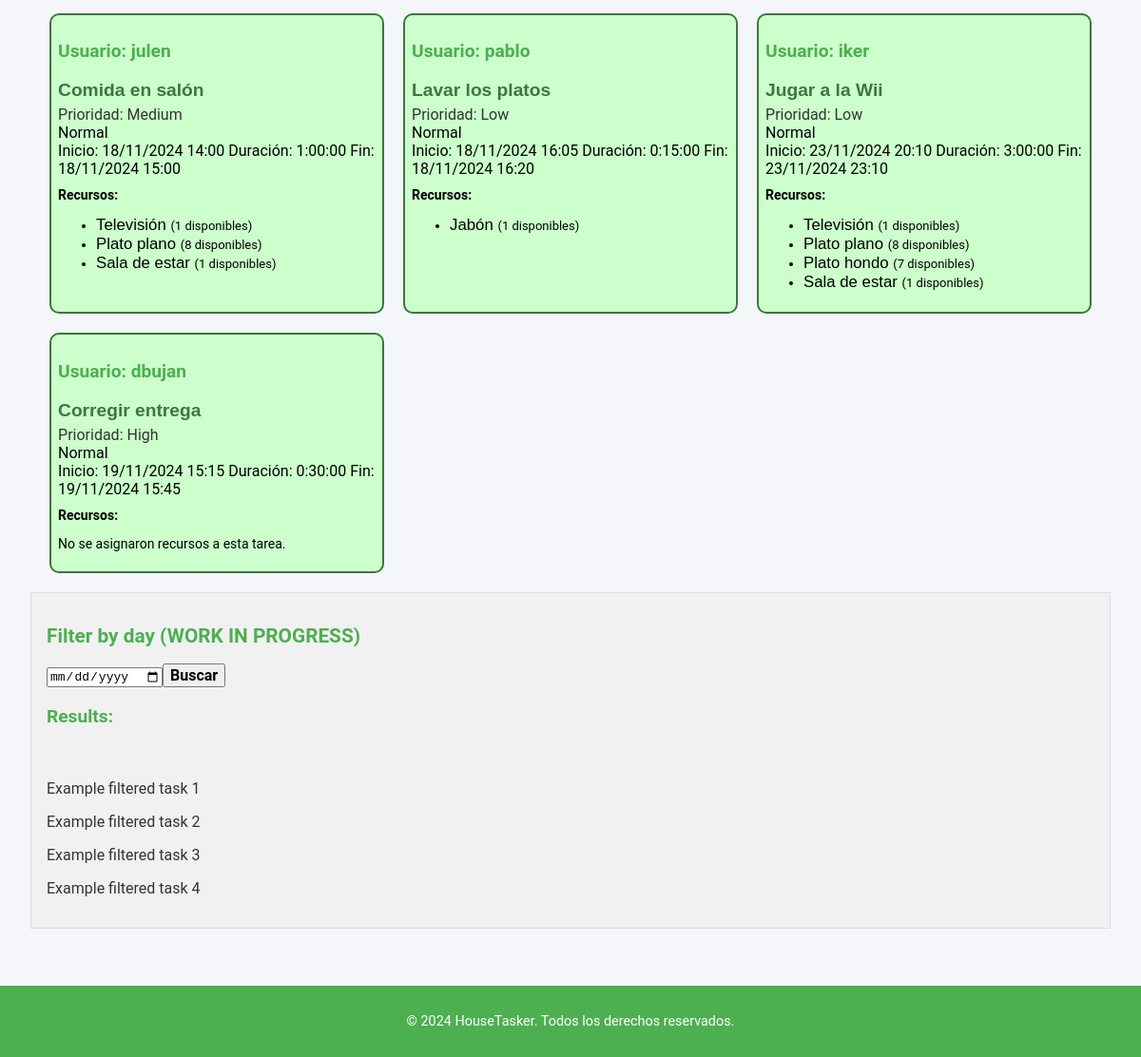
The page /es/ (signed in, lower part) on the database as committed earlier.
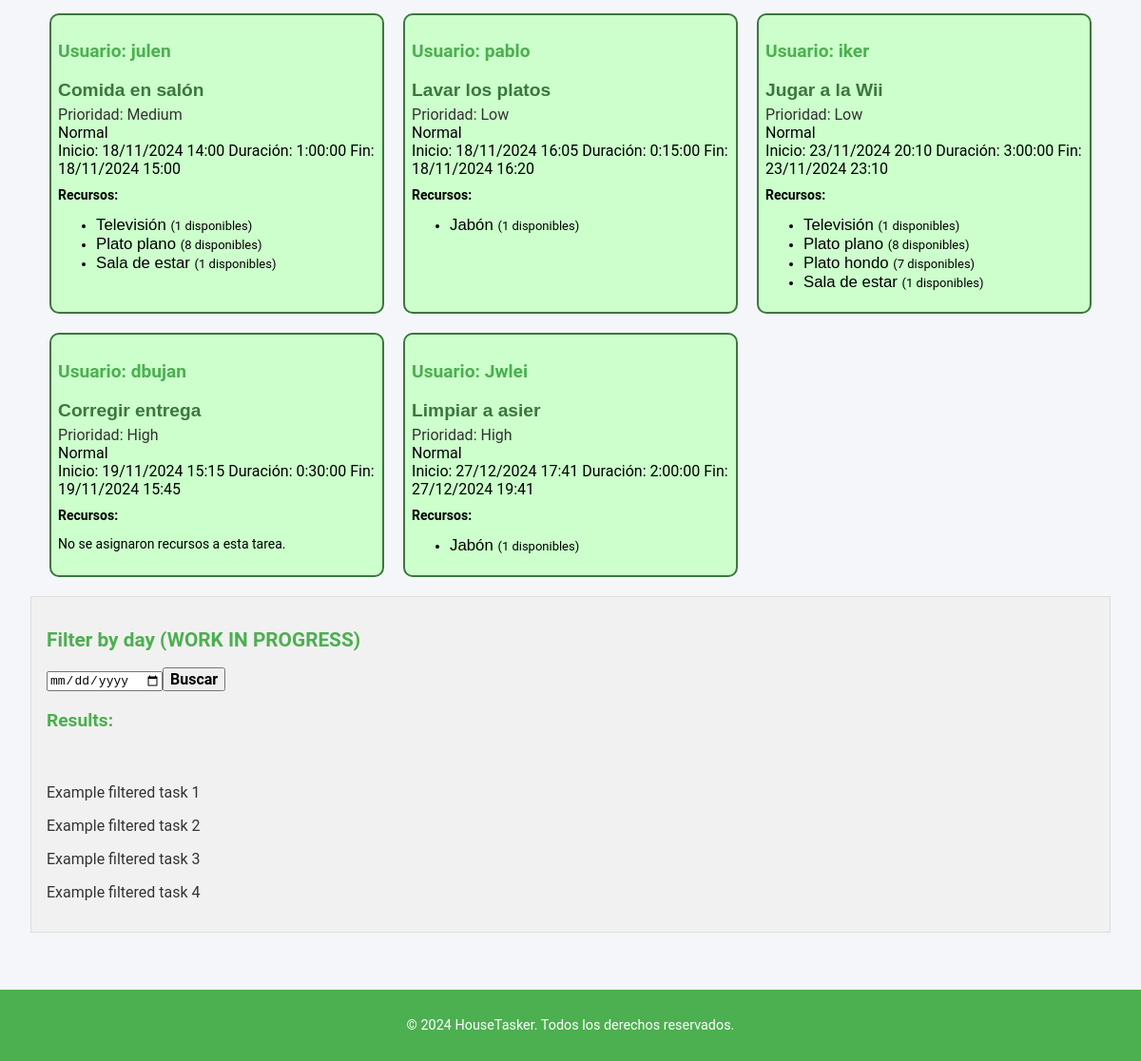
The same page on the database as committed later.
### appHouseTasker/models.py (models this page shows, shortened)
class Task(models.Model):
    LOW = 'Low'
    MEDIUM = 'Medium'
    HIGH = 'High'
    PRIORITY_CHOICES = [
        (LOW, 'Low'),
        (MEDIUM, 'Medium'),
        (HIGH, 'High'),
    ]
    title = models.CharField(max_length=255)
    description = models.TextField(blank=True, null=True)
    priority = models.CharField(max_length=6, choices=PRIORITY_CHOICES, default=MEDIUM)
    start_date = models.DateTimeField(default=timezone.now)
    duration = models.DurationField()
    completed = models.BooleanField(default=False)
    resources = models.ManyToManyField('Resource', related_name="tasks", blank=True)
    created_by = models.ForeignKey(CustomUser, on_delete=models.CASCADE)
    is_overlapping = models.BooleanField(default=False)
    def end_date(self):
        return self.start_date + self.duration

class CustomUser(AbstractUser):
    profile_image = models.ImageField(upload_to='profile-pictures/', blank=True, null=True)

class Resource(models.Model):
    CATEGORY_CHOICES = [
        ('cleaning', 'Limpieza'),
        ('vehicle', 'Vehículo'),
        ('kitchen', 'Cocina'),
        ('others', 'Otros'),
    ]
    name = models.CharField(max_length=100, unique=True, help_text="Nombre del recurso, e.g., Jabon, Coche, Llaves.")
    description = models.TextField(blank=True, help_text="Descripción opcional del recurso y sus características.")
    quantity = models.PositiveIntegerField(default=1, help_text="Cantidad disponible de este recurso.")
    category = models.CharField(max_length=50, choices=CATEGORY_CHOICES, default='others', help_text="Categoría del recurso.")
    is_available = models.BooleanField(default=True, help_text="Indica si el recurso está disponible para uso.")

### appHouseTasker/views.py (the view)
# urls.py: path('', HomeView.as_view(), name='home'),  # Home page for task handling
class HomeView(LoginRequiredMixin, TemplateView):
    template_name = "index.html"
    def get_context_data(self, **kwargs):
        context = super().get_context_data(**kwargs)
        task = Task.objects.filter(completed=False).order_by('start_date').first()
        context['closest_task'] = [task] if task else []
        tasks_by_user = (
            Task.objects.filter(completed=False)
            .values('created_by')
            .annotate(next_task_date=Min('start_date'))
        )
        closest_tasks = [
            Task.objects.filter(
                created_by=task['created_by'],
                start_date=task['next_task_date']
            ).first()
            for task in tasks_by_user
        ]
        context['closest_tasks'] = closest_tasks
        return context

### appHouseTasker/templates/index.html (shortened to what this page needs)
{% extends "base.html" %}
{% load static %}
{% load i18n %}
{% block head %}
<link rel="stylesheet" href="{% static 'css/index.css' %}">
{% endblock %}
{% block main %}
<div>
    <section>
      <div class="task-container">
          {% if closest_tasks %}
              {% for task in closest_tasks %}
                <div class="task-item {% if task.is_overlapping %}task-overlapping{% else %}task-ok{% endif %}">
                  <h3>{% trans "Usuario" %}: {{ task.created_by.username }}</h3>
                  <a href="{% url 'task_detail' task.id %}">{{ task.title }}</a>
                  <span class="priority">{% trans "Prioridad:" %} {{ task.get_priority_display }}</span>
                  {% if task.is_overlapping %}
                    <span class="status">{% trans "En conflicto" %}</span>
                  {% else %}
                    <span class="status">{% trans "Normal" %}</span>
                  {% endif %}
                  <div class="task-dates">
                    <span class="start-date">{% trans "Inicio" %}: {{ task.start_date|date:"d/m/Y H:i" }}</span>
                    <span class="duration">{% trans "Duración" %}: {{ task.duration }}</span>
                    <span class="end-date">{% trans "Fin" %}: {{ task.end_date|date:"d/m/Y H:i" }}</span>
                  </div>
                  <div class="task-resources">
                    <strong>{% trans "Recursos" %}:</strong>
                    {% if task.resources.all %}
                      <ul class="resource-container">
                        {% for resource in task.resources.all %}
                          <li class="resource-item">
                            <a href="{% url 'resource_detail' resource.id %}" class="resource-link">
                              {{ resource.name }}
                            </a>
                            <span class="quantity-box">({{ resource.quantity }} {% trans "disponibles" %})</span>
                          </li>
                        {% endfor %}
                      </ul>
                    {% else %}
                      <p>{% trans "No se asignaron recursos a esta tarea" %}.</p>
                    {% endif %}
                  </div>
                </div>
              {% endfor %}
          {% else %}
              <p>{% trans "No hay tareas próximas disponibles" %}.</p>
          {% endif %}
      </div>
  </section>
</div>
<aside>
    <h2 class="asideH1">Filter by day (WORK IN PROGRESS)</h2>
    <form>
        <input type="date" name="fecha" id="fecha"><button type="submit">Buscar</button>
    </form>
    <section id="filteredTasks">
        <h3 class="asideH3">Results:</h3><br>
        <p><a href="viewTask.html">Example filtered task 1</a></p>
        <p><a href="viewTask.html">Example filtered task 2</a></p>
        <p><a href="viewTask.html">Example filtered task 3</a></p>
        <p><a href="viewTask.html">Example filtered task 4</a></p>
    </section>
</aside>
{% endblock %}

Rows that differ between the two databases and show on the page:
added Task: created_by.username "Jwlei", title "Limpiar a asier", priority "High", start_date "27/12/2024 17:41", duration "2:00:00", end_date "27/12/2024 19:41", Resource (name "Jabón", quantity "1")
